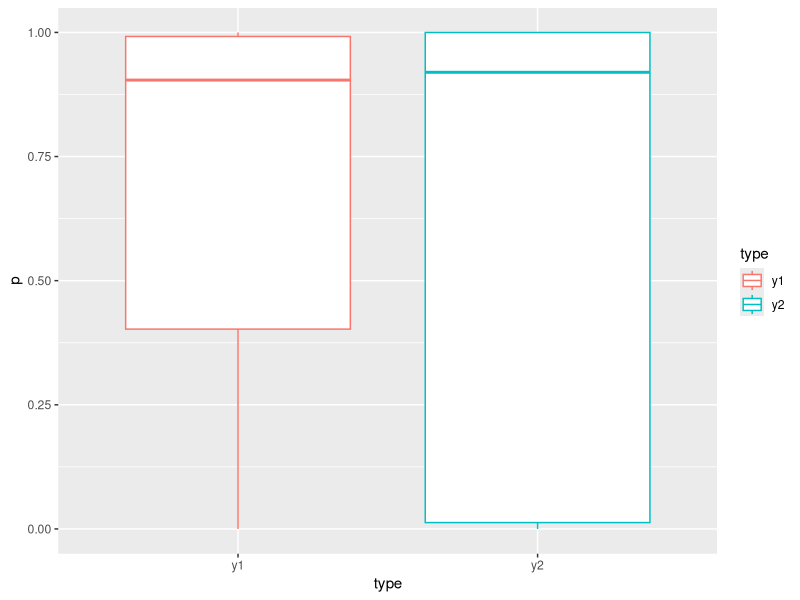

This figure's R source:
library(lme4)
library(mvtnorm)
library(dplyr)
library(tidyr)
library(ggplot2)

n <- 1000
b0 <- 2
b1 <- 4
b2 <- 10

b1_sd <- 1
b2_sd <- 1
cor_ab <- 0.5

cormat <- matrix(c(1,cor_ab,cor_ab,1),2,2)
sdvec <- c(b1_sd, b2_sd)
varmat <- sdvec %*% t(sdvec)
covmat <- varmat * cormat 

print(covmat)

x <- rnorm(n)

b0vec <- rnorm(2*n,mean=b0,sd=0.00001)

betas <- MASS::mvrnorm(n=n
	, mu = rep(c(b1, b2), each=1)
	, Sigma = covmat
)

y1 <- head(b0vec,n) + betas[,1]*x
y2 <- tail(b0vec,n) + betas[,2]*x + rnorm(n)

dat <- data.frame(y1, y2, X=x, id=1:n)

mdat <- (dat
	%>% gather(key="type", value="Y", -X, -id)
	%>% mutate( p = plogis(Y)
		, service = rbinom(2*n, 1, p)
		)
)

print(mdat)
print(ggplot(mdat, aes(y=p, x=type, color=type))
	+ geom_boxplot()
)

norm_mod <- lmer(Y~ type:X + type + (0+type|id)
	, data=mdat
	, control=lmerControl(check.nobs.vs.nlev="ignore",check.nobs.vs.nRE="ignore")
)


mod <- glm(service ~ X 
	, data=(mdat %>% filter(type=="y1"))
	, family = binomial
)

print(summary(mod))

binom_mod <- glmer(service ~ type:X + (0+type|id)
	, data = mdat
	, family = binomial
	, control=lmerControl(check.nobs.vs.nlev="ignore",check.nobs.vs.nRE="ignore")
)

print(summary(binom_mod))

